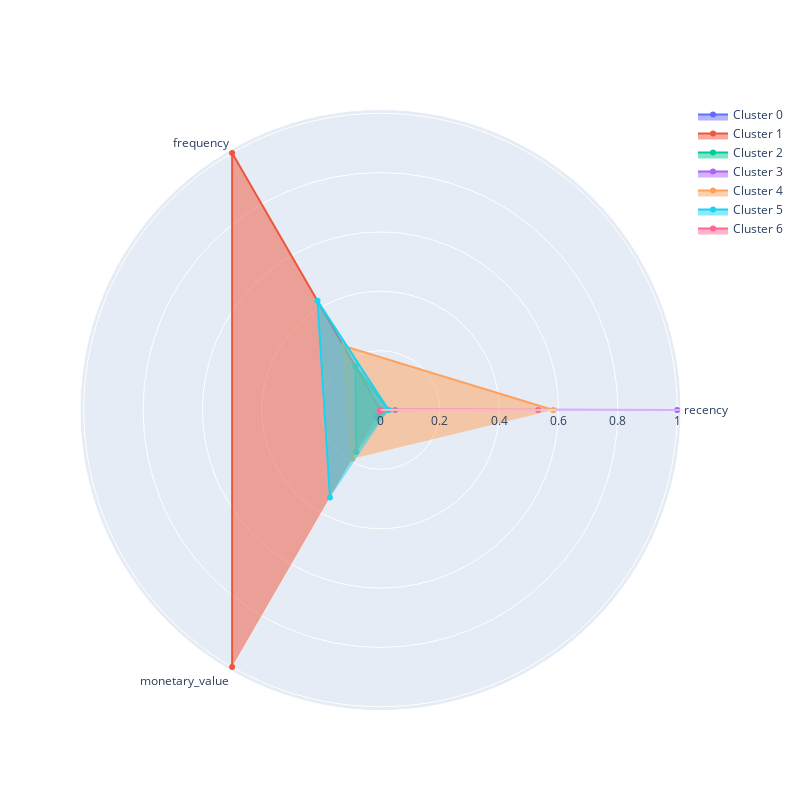

This figure's notebook cell:
### Markdown cell above
Визуализируем профили кластеров в виде полярной диаграммы на основе средних RFM-характеристик, вычисленных для каждого кластера.

Проанализируем кластеры и на основе анализа сопоставим номер кластера и его описание.

* Кластер соответствует «лояльным» клиентам, которые приносят наибольший доход, совершают покупки чаще всего, а давность их последней покупки наименьшая.
* Кластер соответствует «перспективным» клиентам, которые являются активными покупателями, но покупают не так часто и не так много, как лояльные клиенты.
* Кластер соответствует «подвисшим» клиентам, которые относительно недавно сделали несколько заказов на небольшие суммы. Потенциально эти клиенты могут быть переведены в кластер «перспективных».
* Кластер соответствует клиентам «в зоне риска», которые несколько раз покупали товары на небольшие суммы, однако их последняя покупка была совершена более пяти месяцев назад.
* Кластер соответствует клиентам-«новичкам», которые относительно недавно сделали один заказ на небольшую сумму. 
* Кластер соответствует «спящим» или «почти потерянным» клиентам, которые сделали один заказ на маленькую сумму более семи месяцев назад и больше не возвращались.
* Кластер соответствует «потерянным» клиентам, которые купили меньше всего товара, и их последняя покупка была совершена около года назад.

### Code cell
rfm_grouped = rfm_table_cleaned.groupby('kmeans_clusters').mean()
plot_cluster_profile(rfm_grouped, 7)

### Figure 1 — Plotly figure (JSON) as saved in the notebook; plotly's stock layout.template omitted (floating-point values rounded to 4 significant figures)
{"data": [{"fill": "toself", "name": "Cluster 0", "r": [0.04964, 0, 0.02804], "theta": ["recency", "frequency", "monetary_value"], "type": "scatterpolar"}, {"fill": "toself", "name": "Cluster 1", "r": [0, 1.0, 1], "theta": ["recency", "frequency", "monetary_value"], "type": "scatterpolar"}, {"fill": "toself", "name": "Cluster 2", "r": [0.02716, 0.1698, 0.1636], "theta": ["recency", "frequency", "monetary_value"], "type": "scatterpolar"}, {"fill": "toself", "name": "Cluster 3", "r": [1.0, 0.002183, 0], "theta": ["recency", "frequency", "monetary_value"], "type": "scatterpolar"}, {"fill": "toself", "name": "Cluster 4", "r": [0.5823, 0.2499, 0.1898], "theta": ["recency", "frequency", "monetary_value"], "type": "scatterpolar"}, {"fill": "toself", "name": "Cluster 5", "r": [0.02762, 0.4248, 0.3406], "theta": ["recency", "frequency", "monetary_value"], "type": "scatterpolar"}, {"fill": "toself", "name": "Cluster 6", "r": [0.5311, 0, 0.005734], "theta": ["recency", "frequency", "monetary_value"], "type": "scatterpolar"}], "layout": {"autosize": false, "height": 800, "showlegend": true, "width": 800}}
